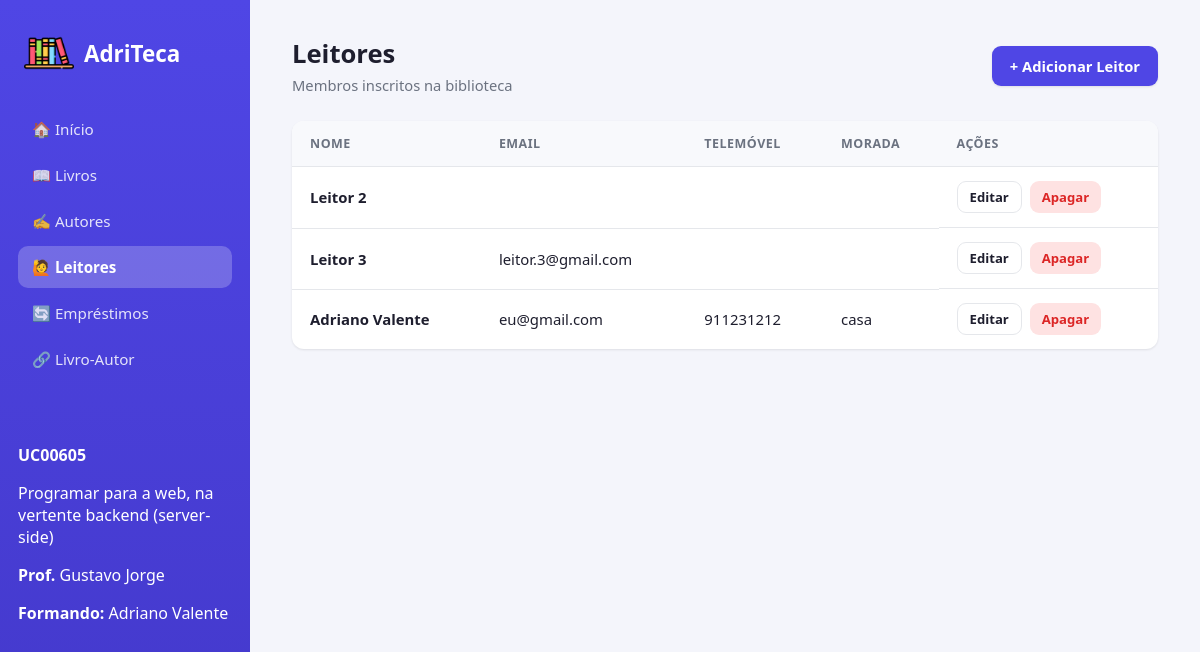
Screenshot of /leitores/listar.php with the database file from the repository.
### tables this page shows
CREATE TABLE `leitor` (
  `Leitor_ID` int(11) NOT NULL,
  `Primeiro_nome` varchar(100) NOT NULL,
  `Ultimo_nome` varchar(100) NOT NULL,
  `Data_Aniversario` date DEFAULT NULL,
  `Morada` varchar(255) DEFAULT NULL,
  `Telemovel` varchar(15) DEFAULT NULL,
  `Email` varchar(100) DEFAULT NULL
);

### leitores/listar.php (the view, shortened to what this page needs)
<?php
require '../config.php';
$sql       = "SELECT * FROM Leitor ORDER BY Ultimo_nome, Primeiro_nome";
$resultado = $conn->query($sql);
include '../includes/header.php';
?>
<div class="cabecalho-pagina">
    <div>
        <h2>Leitores</h2>
        <p>Membros inscritos na biblioteca</p>
    </div>
    <a href="adicionar.php" class="btn btn-primario">+ Adicionar Leitor</a>
</div>
<div class="tabela-wrapper">
    <table>
        <thead>
            <tr>
                <th>Nome</th>
                <th>Email</th>
                <th>Telemóvel</th>
                <th>Morada</th>
                <th>Ações</th>
            </tr>
        </thead>
        <tbody>
            <?php if ($resultado->num_rows === 0): ?>
                <tr><td colspan="5" class="vazio">Ainda não existem leitores registados.</td></tr>
            <?php else: ?>
                <?php while ($leitor = $resultado->fetch_assoc()): ?>
                <tr>
                    <td><strong><?php echo htmlspecialchars($leitor['Primeiro_nome'] . ' ' . $leitor['Ultimo_nome']); ?></strong></td>
                    <td><?php echo htmlspecialchars($leitor['Email'] ?? '—'); ?></td>
                    <td><?php echo htmlspecialchars($leitor['Telemovel'] ?? '—'); ?></td>
                    <td><?php echo htmlspecialchars($leitor['Morada'] ?? '—'); ?></td>
                    <td class="acoes">
                        <a href="editar.php?id=<?php echo $leitor['Leitor_ID']; ?>" class="btn btn-secundario btn-pequeno">Editar</a>
                        <a href="apagar.php?id=<?php echo $leitor['Leitor_ID']; ?>" class="btn btn-perigo btn-pequeno" onclick="return confirm('Tem a certeza que deseja apagar este leitor?');">Apagar</a>
                    </td>
                </tr>
                <?php endwhile; ?>
            <?php endif; ?>
        </tbody>
    </table>
</div>
<?php
include '../includes/footer.php';
?>

### assets/style.css (style rules this page uses)
:root { --cor-primaria: #4f46e5; --cor-primaria-escura: #4338ca; --cor-secundaria: #0ea5e9; --cor-fundo: #f4f5fb; --cor-cartao: #ffffff; --cor-texto: #1e1e2e; --cor-texto-suave: #6b7280; --cor-borda: #e5e7eb; --cor-sucesso: #16a34a; --cor-sucesso-fundo: #dcfce7; --cor-perigo: #dc2626; --cor-perigo-fundo: #fee2e2; --sombra: 0 1px 3px rgba(0,0,0,0.06), 0 1px 2px rgba(0,0,0,0.04); --sombra-hover: 0 10px 25px rgba(79,70,229,0.12); --raio: 12px; }
* { box-sizing: border-box; }
body { margin: 0; font-family: 'Segoe UI', system-ui, -apple-system, sans-serif; background: var(--cor-fundo); color: var(--cor-texto); display: flex; min-height: 100vh; }
.cabecalho-pagina { display: flex; justify-content: space-between; align-items: center; margin-bottom: 26px; flex-wrap: wrap; gap: 14px; }
.cabecalho-pagina h2 { margin: 0; font-size: 1.6rem; }
.cabecalho-pagina p { margin: 4px 0 0; color: var(--cor-texto-suave); font-size: 0.92rem; }
.btn { display: inline-flex; align-items: center; gap: 8px; padding: 10px 18px; border-radius: 9px; border: none; font-size: 0.92rem; font-weight: 600; text-decoration: none; cursor: pointer; transition: transform 0.1s ease, box-shadow 0.15s ease, opacity 0.15s ease; }
.btn-primario { background: var(--cor-primaria); color: #fff; box-shadow: var(--sombra); }
.btn-secundario { background: #fff; color: var(--cor-texto); border: 1px solid var(--cor-borda); }
.btn-perigo { background: var(--cor-perigo-fundo); color: var(--cor-perigo); }
.btn-pequeno { padding: 6px 12px; font-size: 0.82rem; }
.tabela-wrapper { background: var(--cor-cartao); border-radius: var(--raio); box-shadow: var(--sombra); overflow: hidden; }
table { width: 100%; border-collapse: collapse; }
thead { background: #f8f9fc; }
th { text-align: left; padding: 14px 18px; font-size: 0.78rem; text-transform: uppercase; letter-spacing: 0.04em; color: var(--cor-texto-suave); border-bottom: 1px solid var(--cor-borda); }
td { padding: 14px 18px; border-bottom: 1px solid var(--cor-borda); font-size: 0.93rem; }
tbody tr:last-child td { border-bottom: none; }
.acoes { display: flex; gap: 8px; }

### rows the page displays
leitor: Primeiro_nome+Ultimo_nome "Leitor 2"
leitor: Primeiro_nome+Ultimo_nome "Leitor 3", Email "leitor.3@gmail.com"
leitor: Primeiro_nome+Ultimo_nome "Adriano Valente", Email "eu@gmail.com", Telemovel "911231212", Morada "casa"
